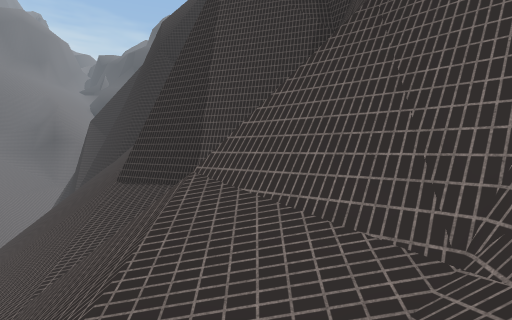
view 1 (above)

24 first-person views from a walk through a Unity game level. The camera is 1.2 m above the floor, tilts 2° down and sees 80° across. The floor is counted in squares, 2 m on a side. Each view is taken from the middle of a square. On the plan, view 1 faces up. The plan holds only what a view shows up to about 9 squares ahead; the rest is blank. The place goes on beyond the plan. The player is left out. Some surface patterns are stand-ins.

view 2
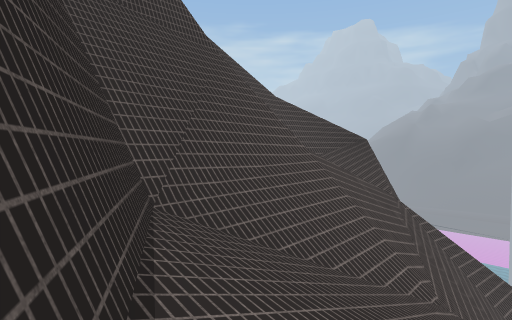

view 3
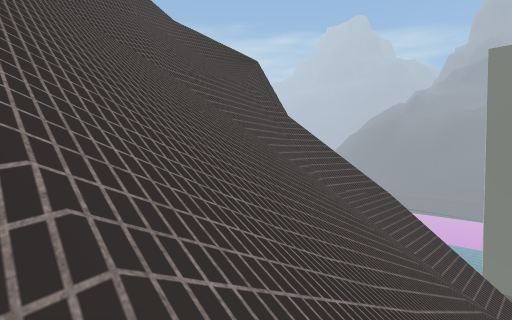

view 4
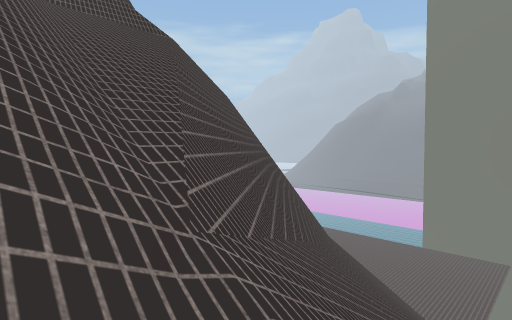

view 5
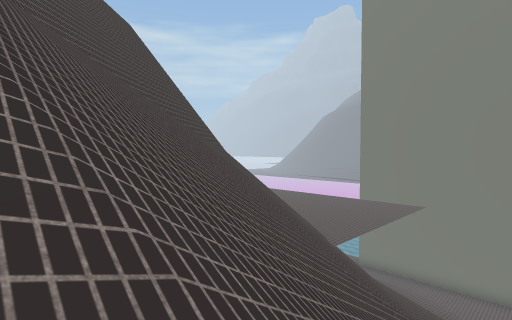

view 6
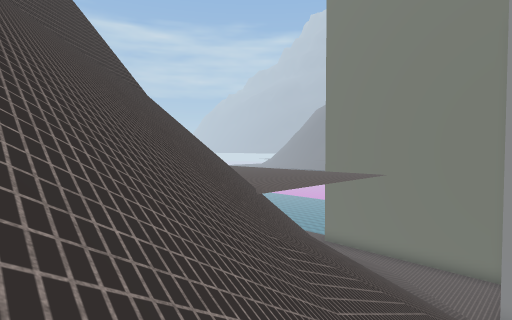

view 7
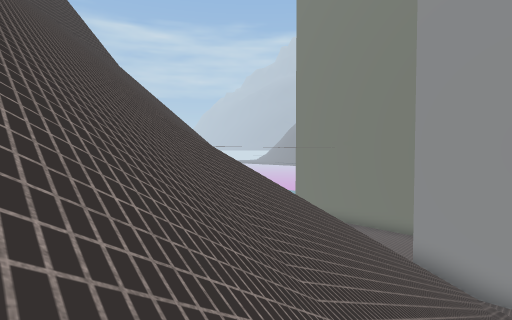

view 8
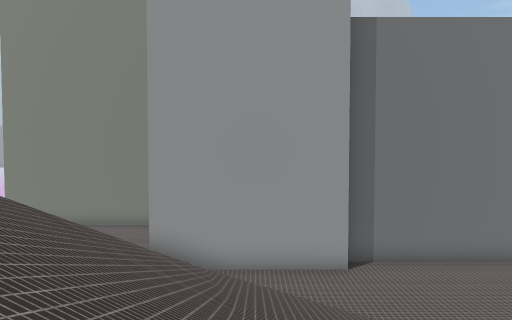

view 9
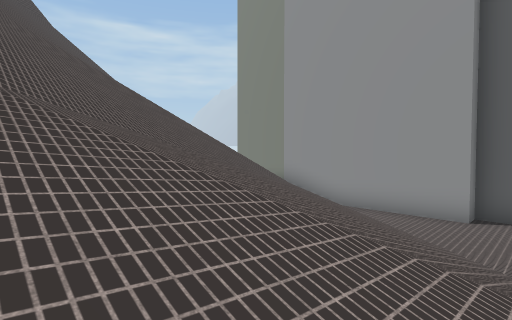

view 10
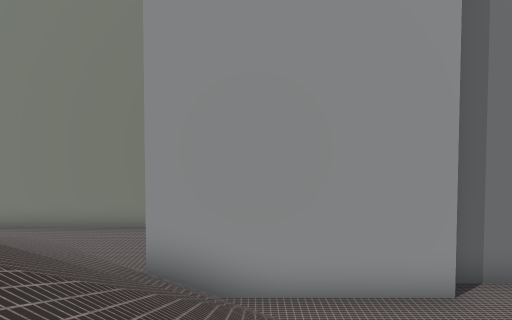

view 11
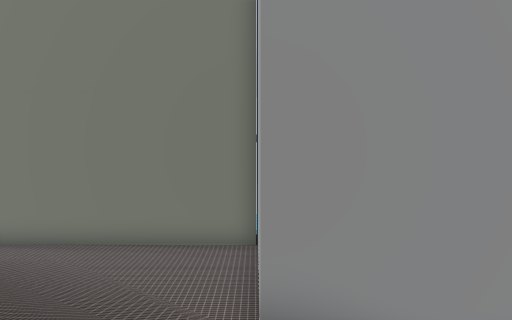

view 12
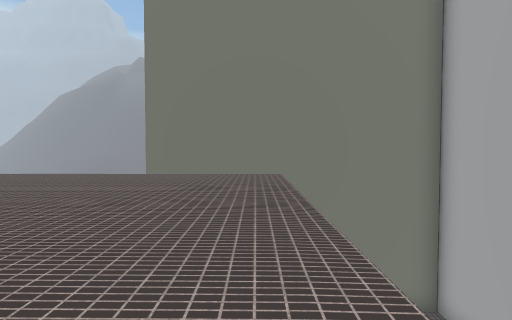

view 13
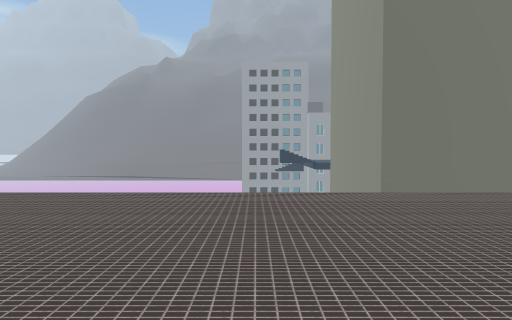

view 14
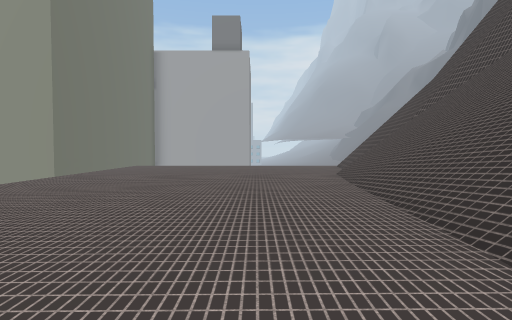

view 15
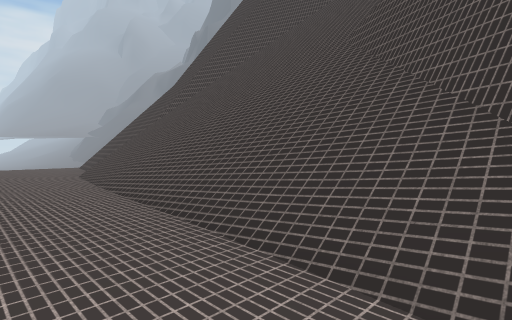

view 16
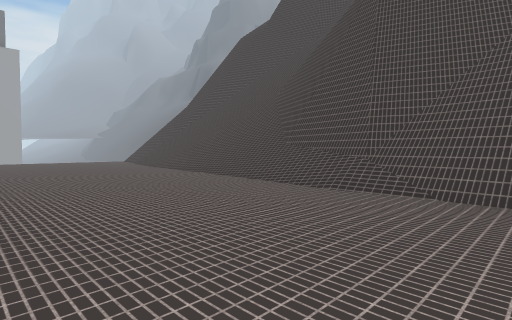

view 17
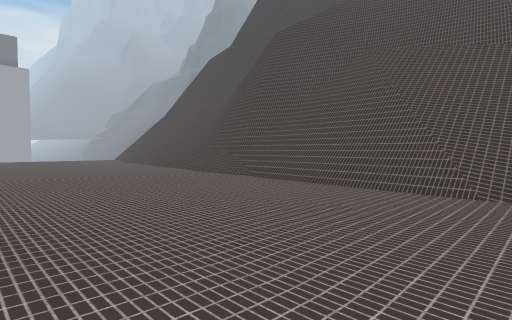

view 18
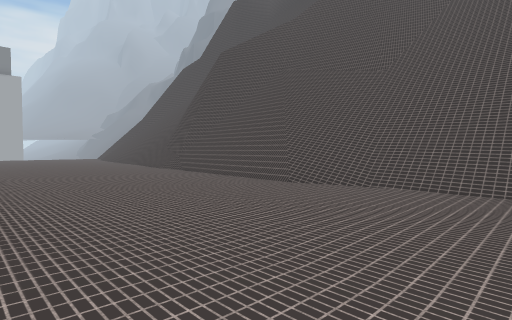

view 19
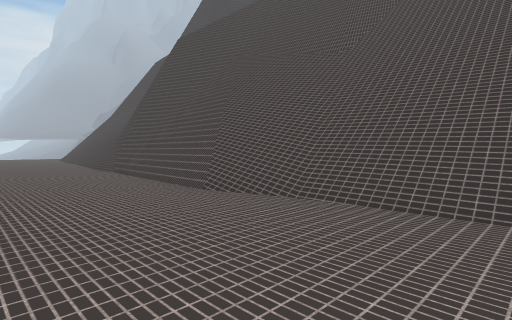

view 20
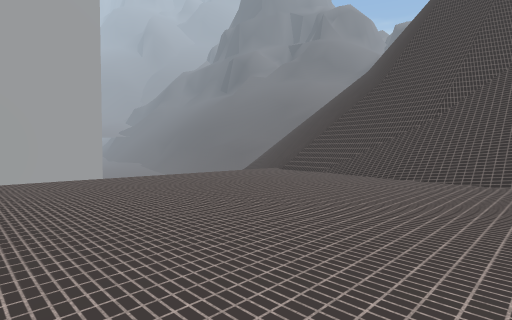

view 21
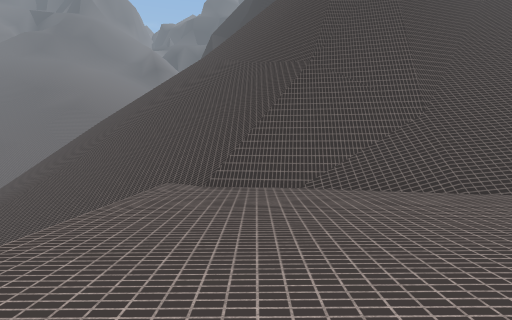

view 22
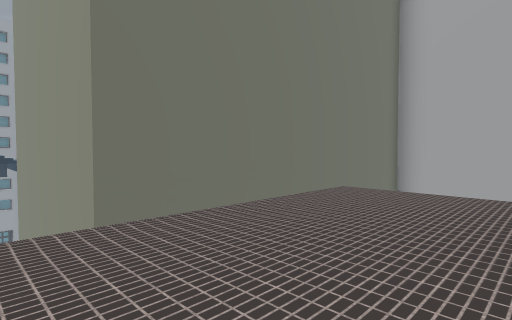

view 23
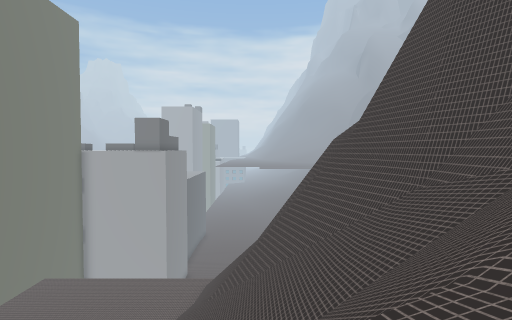

view 24
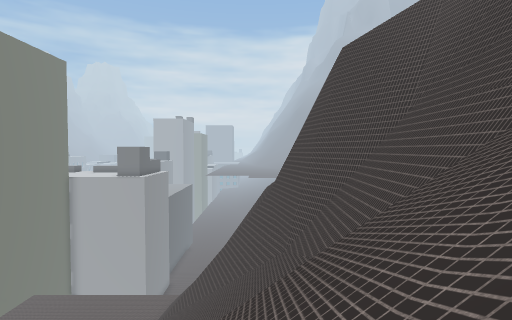

### Floor plan
Key: @ floor where view 1 was taken; # wall or solid block; . main floor; - floor 7.25 m lower than the main floor; _ floor 8 m lower than the main floor; : floor 13.75 m higher than the main floor; / step, stairs or slope; = window, fence, low wall or low ledge; ^ raised ledge; v drop or lower ground; O other object.
Columns run from 19 left of view 1 to 16 right of it. Each row starts with its distance up from view 1.
  9             ////
  8             v////
  7               ///
  6               ///#^
  5              /////#^^
  4              ///////=^
  3              ///////#^
  2              ////#/==
  1            //////#//^
  0         ////=///=^v@^^^^
 -1          ///=#v/==vv==  ^^
 -2      ////////#^v:  vv ^^#//
 -3  /////////////#^====^^#=////
 -4  /////////////#^ ^^#=////////
 -5  //////////////#^^^=//////    ^^=//
 -6  ///////////////=^=////   / ^^^^#//
 -7  //////////////#^=////=vvvv#=//=///
 -8  _////////////##///////#= #=////////
 -9 ___//////////....///////###/////////
-10 _____//// / /............///////////
-11 _______//////.......................
-12 OOOOOOOOO////.......................
-13         O_/-/.......................
-14         O__/_.......................
-15         O____............  .........
-16         O_________
-17          OOOOOOOO
-18                 O
-19                 O
-20                 O

Where each view was taken, in squares from view 1:
view 1: 0 up, 0 right, facing up
view 2: 6 up, 3 left, facing down-right
view 3: 5 up, 6 left, facing down-right
view 4: 1 up, 8 left, facing down-right
view 5: 0 up, 11 left, facing down-right
view 6: 2 down, 12 left, facing down-right
view 7: 2 down, 14 left, facing down-right
view 8: 3 down, 14 left, facing down
view 9: 3 down, 18 left, facing down-right
view 10: 6 down, 13 left, facing down
view 11: 8 down, 11 left, facing down
view 12: 8 down, 6 left, facing down
view 13: 9 down, 0 right, facing down
view 14: 11 down, 5 right, facing left
view 15: 11 down, 5 right, facing up-left
view 16: 14 down, 9 right, facing up-left
view 17: 15 down, 13 right, facing up-left
view 18: 15 down, 16 right, facing up-left
view 19: 13 down, 16 right, facing up-left
view 20: 15 down, 0 right, facing up-left
view 21: 13 down, 5 left, facing up
view 22: 13 down, 2 left, facing down-left
view 23: 6 down, 7 right, facing left
view 24: 4 down, 9 right, facing left
